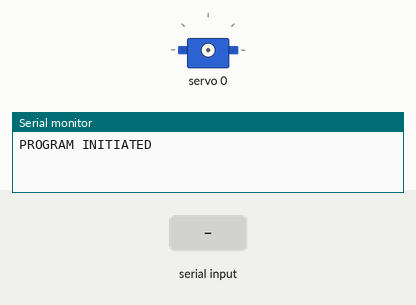
The sketch below on a simulated Arduino Uno, built with avr-gcc and run on an emulated ATmega328P. Parts: servo, the last lines printed to the serial monitor. Inputs (shaded band) come from the test bench.

Above: at 1.2 s.
1.3 s: "90,45\n" received over Serial
2.8 s: "r,45\n" received over Serial
At 4.0 s:
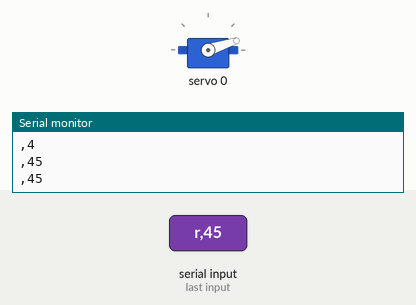
4.3 s: "r90\n" received over Serial
At 5.3 s:
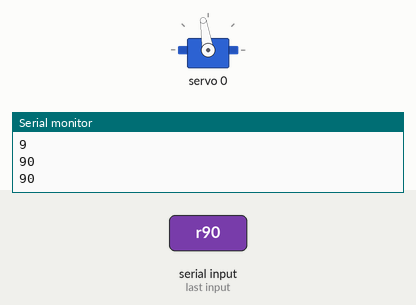
5.8 s: "r\n" received over Serial
At 6.4 s:
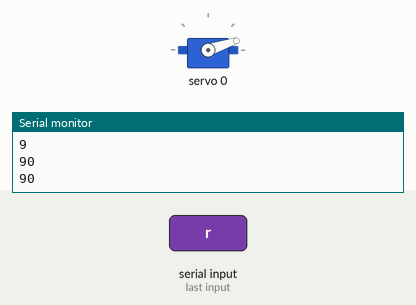
7.3 s: "30,150\n" received over Serial
At 7.6 s:
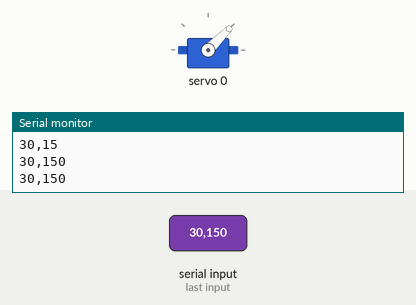
Timing chart, 0 to 9.8 s (numbered marks = the images above; inputs shaded):
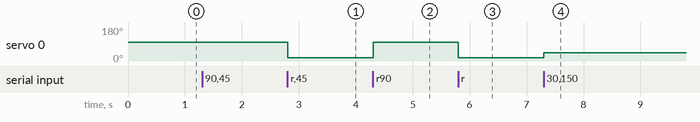

Measured:
- after the input at 2.8 s, servo 0: 99° → 18° at once
- after the input at 4.3 s, servo 0: 18° → 99° at once
- after the input at 5.8 s, servo 0: 99° → 18° at once
- after the input at 7.3 s, servo 0: 18° → 45° at once

The sketch:

servo_calibration.ino
```cpp
#include <Wire.h>
#include <Adafruit_PWMServoDriver.h>
Adafruit_PWMServoDriver pwm = Adafruit_PWMServoDriver();

#define SERVOMIN  150// this is the 'minimum' pulse length count (out of 4096)
#define SERVOMAX   490// this is the 'maximum' pulse length count (out of 4096)
/*
Image is reversed:  LEFT -> RIGHT
                    RIGHT -> LEFT
 data[0]  ->  LEFT ELBOW
 data[1]  ->  LEFT SHOULDER
 data[2]  ->  RIGHT SHOULDER
 data[3]  ->  RIGHT ELBOW
 data[4]  ->  LEFT SHOULDER ANGLE
 data[5]  ->  RIGHT SHOULDER ANGLE
  212 -> { -> start
 222-> } -> stop

         NAME            SERVO NO      MIN          MAX            NEUTRAL    CALIBRATION MIN     CALIBRATION MAX
         ________________________________________________________________________________________________________

         LHAND              0          080           150              115           0                 180
         LSHOULDER          1          073           163              118           0                 180
         LSHOULDER PITCH    4          000           159              080           0                 180

         RHAND              3          150           080              115           0                 180
         RSHOULDER          2          163           070              118           0                 180
         RSHOULDER PITCH    5          159           000              080           0                 180


*/
//Block letter are for servo end points and small letters are for the inncomming values
//------SERVO A
#define servoamin 20
#define servoamax 35
#define SERVOAMIN 5
#define SERVOAMAX 180

//------SERVO B

#define servobmin 20
#define servobmax 35
#define SERVOBMIN 5
#define SERVOBMAX 180

//------SERVO C

#define servocmin 20
#define servocmax 35
#define SERVOCMIN 5
#define SERVOCMAX 180

//------SERVO D

#define servodmin 20
#define servodmax 35
#define SERVODMIN 5
#define SERVODMAX 180

//------SERVO E

#define servoemin 20
#define servoemax 35
#define SERVOEMIN 5
#define SERVOEMAX 180

//------SERVO F

#define servofmin 20
#define servofmax 35
#define SERVOFMIN 5
#define SERVOFMAX 180

int pulselen;

String inputString = "";
boolean stringComplete = false;
boolean sendData = false;

void setup() {
    Serial.begin(9600);
  Serial.println("PROGRAM INITIATED");
  pwm.begin();
  pwm.setPWMFreq(50);  // Analog servos run at ~60 Hz updates
  delay(10);

}
int pos (int x)
{
  int k;
  k=map(x,0,180 ,SERVOMIN, SERVOMAX);
  return k;
  }


void loop() {


   if(stringComplete)
    pwm.setPWM(0,0,pos(inputString.toInt()));


 /* TEST PROGRAM ######################################
 // pwm.setPWM(1,0,pos(90));
 //  pwm.setPWM(2,0,pos(90));
  //  pwm.setPWM(3,0,pos(90));
   //  pwm.setPWM(4,0,pos(90));
    //  pwm.setPWM(5,0,pos(90));
      ####################################################### */


}

void serialEvent() {

  while (Serial.available()) {
    // get the new byte:
    char inChar = (char)Serial.read();
    // add it to the inputString:
    inputString += inChar;
    // if the incoming character is a newline, set a flag so the main loop can
    // do something about it:
    if (inChar == '\n') {
      stringComplete = true;
    }
    if (inChar == 'r') {
      inputString="";
    }
  }
  Serial.println(inputString);
}
```
